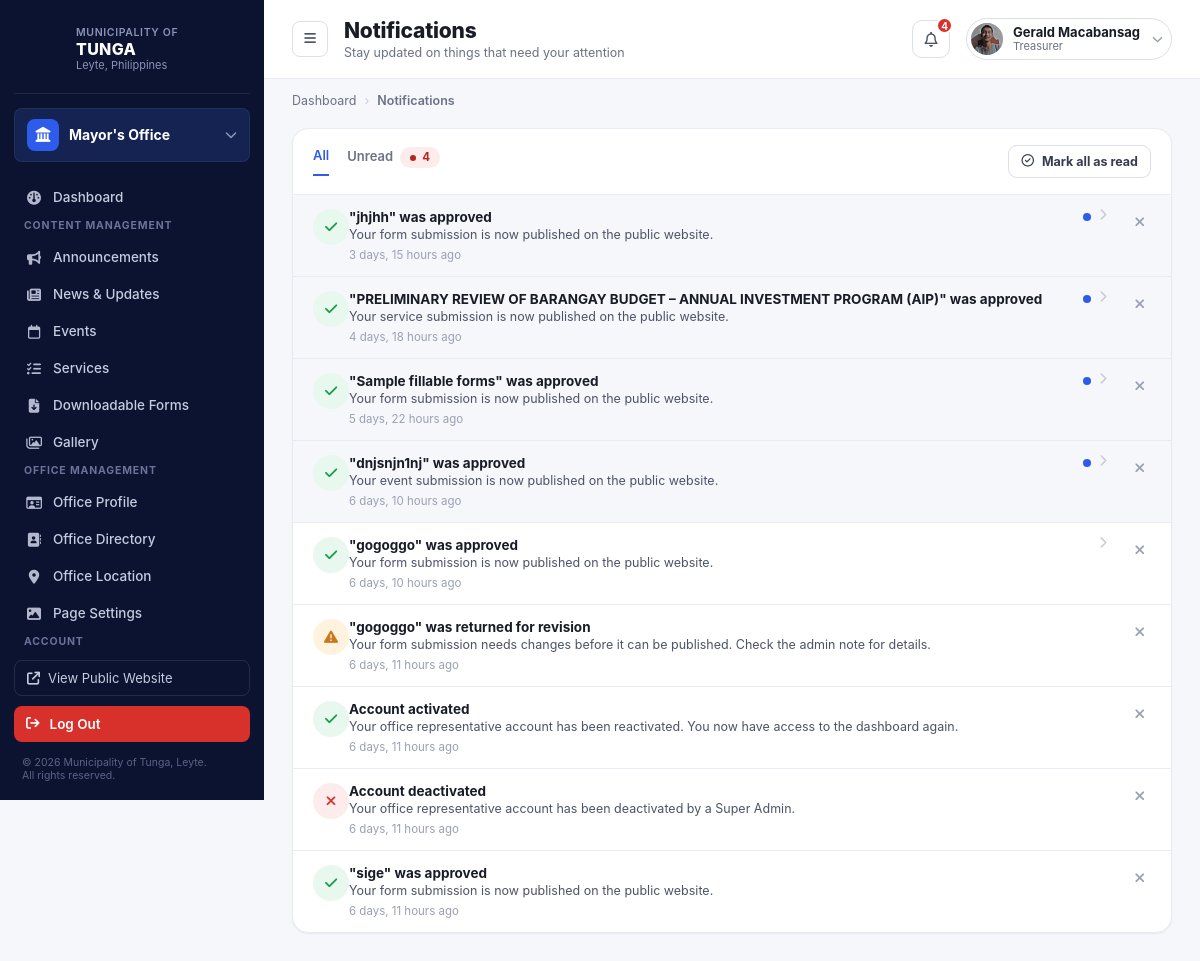
The page /office-dashboard/office-notifications (signed in) on the database as committed earlier.
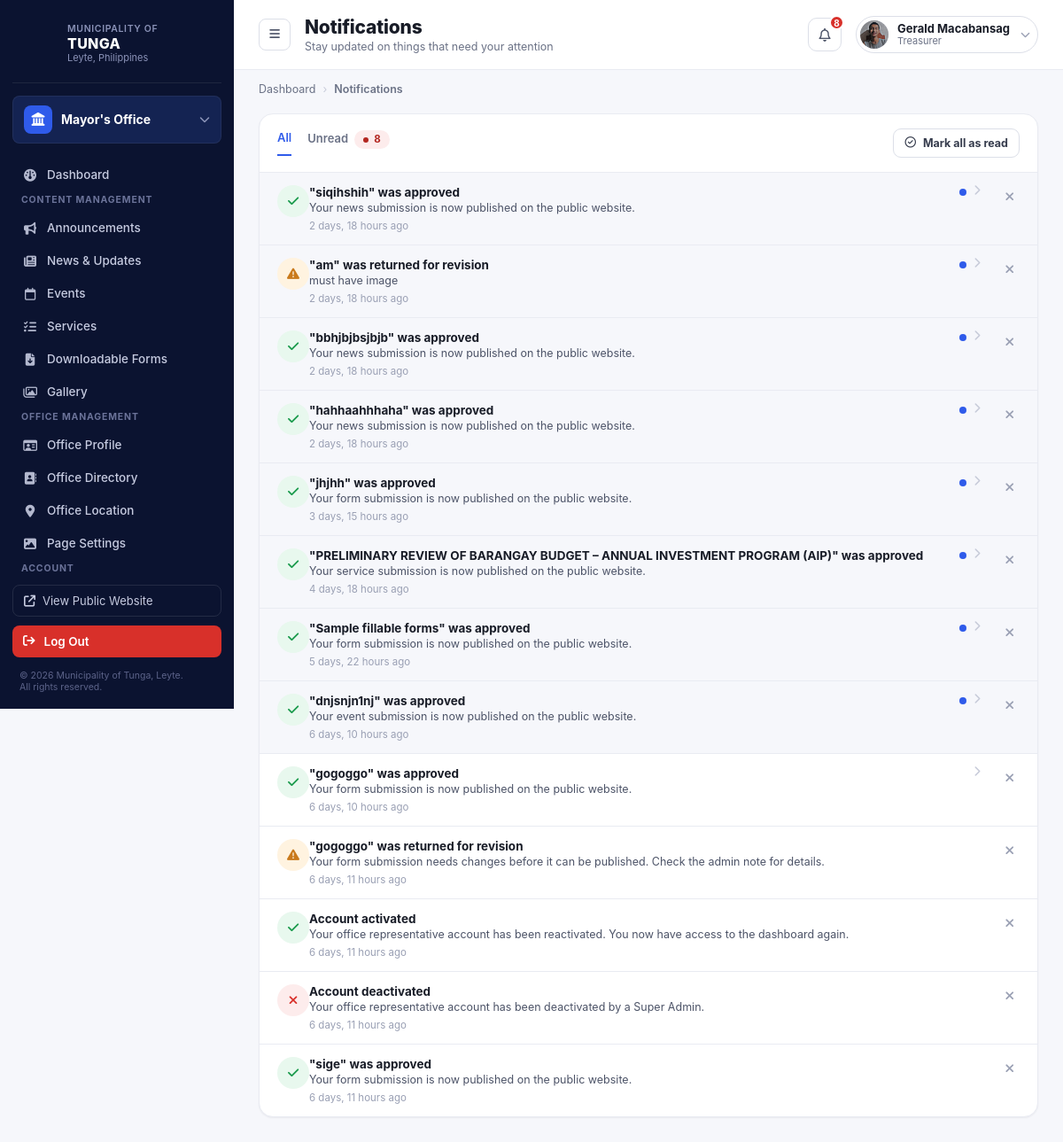
The same page on the database as committed later.
### office_dashboard/models.py (models this page shows, shortened)
class Notification(models.Model):
    LEVEL_CHOICES = [
        ("info", "Info"),
        ("success", "Success"),
        ("warning", "Warning"),
        ("danger", "Danger"),
    ]
    representative = models.ForeignKey(
        OfficeRepresentative,
        on_delete=models.CASCADE,
        related_name="notifications"
    )
    title = models.CharField(max_length=255)
    description = models.CharField(max_length=500, blank=True)
    level = models.CharField(max_length=20, choices=LEVEL_CHOICES, default="info")
    link_url = models.CharField(max_length=255, blank=True)
    is_read = models.BooleanField(default=False)
    created_at = models.DateTimeField(auto_now_add=True)
    class Meta:
        ordering = ["-created_at"]

### office_dashboard/views.py (the view)
# urls.py: path('office-notifications', views.notification, name='notification'),
@office_rep_required
def notification(request, rep):
    notifications = rep.notifications.all()
    unread_count = notifications.filter(is_read=False).count()
    return render(request, "office_dashboard/notification.html", {
        "rep": rep,
        "notifications": notifications,
        "unread_count": unread_count,
    })

### admin_dashboard/context_processors.py (called while the page is built)
def site_contact_info(request):
    return {"site_contact": SiteContactInfo.get_solo()}

def is_super_admin(request):
    if not request.user.is_authenticated:
        return {"is_super_admin": False}
    return {"is_super_admin": SuperAdmin.objects.filter(user=request.user).exists()}

def ticker_announcements(request):
    from office_dashboard.models import Announcement
    announcements = list(
        Announcement.objects.filter(status='published').order_by('-date_posted', '-created_at')[:5]
    )
    return {"ticker_announcements": announcements}

### admin_dashboard/models.py (called while the page is built)
    @classmethod
    def get_solo(cls):
        obj, _ = cls.objects.get_or_create(pk=1, defaults={
            'phone': '(053) 456 789',
            'phone_local': 'Local 100',
            'email': 'tunga@gmail.com',
            'email_secondary': 'info@tunga.gov.ph',
            'address': '2nd Floor, Municipal Hall, Tunga, Leyte',
            'facebook_name': 'Municipality of Tunga - Official',
            'office_hours': 'Monday – Friday, 8:00 AM – 5:00 PM',
        })
        return obj

### office_dashboard/models.py (called while the page is built)
    @property
    def unread_notifications_count(self):
        return self.notifications.filter(is_read=False).count()

### templates/office_dashboard/notification.html (shortened to what this page needs)
{% extends "representative_dashboard_base.html" %}
{% load static %}
{% block content %}
  <div class="main">
    <header class="topbar">
      <div class="topbar-left">
        <button class="menu-btn" onclick="document.getElementById('sidebar').classList.toggle('open')"><i class="fa-solid fa-bars"></i></button>
        <div class="page-heading">
          <h1>Notifications</h1>
          <p>Stay updated on things that need your attention</p>
        </div>
      </div>
      <div class="topbar-right">
        <button class="icon-button" id="notifBellBtn" type="button" aria-haspopup="true" aria-expanded="false"><i class="fa-regular fa-bell"></i>{% if unread_count > 0 %}<span class="dot">{{ unread_count }}</span>{% endif %}</button>
        <div class="user-chip">
          <img src="{% if rep.photo %}{{ rep.photo.url }}{% else %}{% static 'images/icon/profile_logo.jpeg' %}{% endif %}" alt="">
          <div class="who"><div class="name">{{ rep.user.get_full_name|default:rep.user.username }}</div><div class="role">{{ rep.position|default:"Office Representative" }}</div></div>
          <i class="fa-solid fa-chevron-down chev"></i>
        </div>
      </div>
    </header>
    <nav class="breadcrumbs">
      <span>Dashboard</span><span class="sep">›</span><span class="current">Notifications</span>
    </nav>
    <main class="content">
      <section class="panel">
        <div class="panel-header">
          <div class="notif-tabs">
            <span class="notif-tab active" data-notif-tab="all">All</span>
            <span class="notif-tab" data-notif-tab="unread">Unread {% if unread_count > 0 %}<span class="badge badge-red" style="margin-left:4px;">{{ unread_count }}</span>{% endif %}</span>
          </div>
          <form method="post" action="{% url 'office_dashboard:mark_all_notifications_read' %}">
            <button type="submit" class="btn btn-secondary btn-sm"><i class="fa-regular fa-circle-check"></i> Mark all as read</button>
          </form>
        </div>
        {% for n in notifications %}
        <div class="notif-item {% if not n.is_read %}unread{% endif %}" data-status="{% if n.is_read %}read{% else %}unread{% endif %}" style="display:flex;align-items:flex-start;">
          <a href="{% url 'office_dashboard:mark_notification_read' n.id %}" style="text-decoration:none;color:inherit;display:flex;align-items:flex-start;flex:1;min-width:0;">
            <span class="notif-icon notif-icon-{{ n.level }}">
              <i class="fa-solid {% if n.level == 'success' %}fa-check{% elif n.level == 'warning' %}fa-triangle-exclamation{% elif n.level == 'danger' %}fa-xmark{% else %}fa-bullhorn{% endif %}"></i>
            </span>
          <div class="notif-body">
            <div class="notif-title">{{ n.title }}</div>
            {% if n.description %}<div class="notif-desc">{{ n.description }}</div>{% endif %}
            <div class="notif-time">{{ n.created_at|timesince }} ago</div>
          </div>
          {% if not n.is_read %}<span class="notif-dot"></span>{% endif %}
          {% if n.link_url %}<i class="fa-solid fa-chevron-right" style="margin-left:8px;color:var(--gray-300);font-size:12px;flex-shrink:0;"></i>{% endif %}
          </a>
          <form method="post" action="{% url 'office_dashboard:delete_notification' n.id %}" style="margin-left:8px;flex-shrink:0;">
            <button type="submit" title="Delete notification" style="background:none;border:none;cursor:pointer;color:var(--gray-400);padding:6px;font-size:14px;line-height:1;">
              <i class="fa-solid fa-xmark"></i>
            </button>
          </form>
        </div>
        {% empty %}
        <p style="text-align:center;color:var(--gray-400);padding:24px;">No notifications yet.</p>
        {% endfor %}
      </section>
    </main>
  </div>
</div>
{% endblock %}

Rows that differ between the two databases and show on the page:
added Notification: title "\"siqihshih\" was approved", description "Your news submission is now published on the public website.", created_at "2 days, 18 hours", is_read False (drawn)
added Notification: title "\"am\" was returned for revision", description "must have image", created_at "2 days, 18 hours", is_read False (drawn), level "warning" (drawn)
added Notification: title "\"bbhjbjbsjbjb\" was approved", description "Your news submission is now published on the public website.", created_at "2 days, 18 hours", is_read False (drawn)
added Notification: title "\"hahhaahhhaha\" was approved", description "Your news submission is now published on the public website.", created_at "2 days, 18 hours", is_read False (drawn)
Other text that changed with them:
{{ unread_count }}: "4" → "8"
